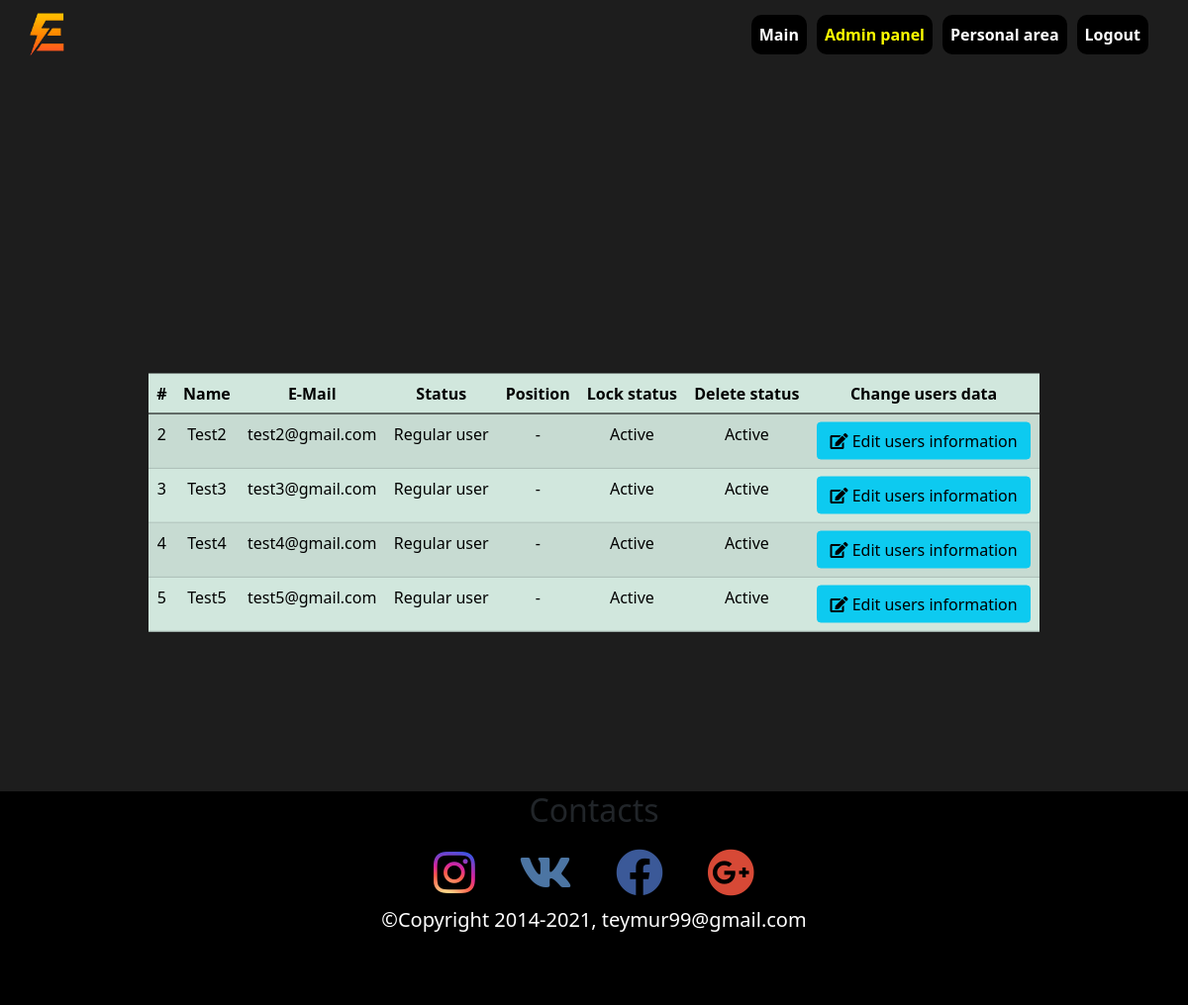
Screenshot of /admin_users_list.php (signed in) with the database file from the repository.
### tables this page shows
CREATE TABLE `workers` (
  `id` int NOT NULL,
  `name` varchar(255) NOT NULL,
  `surname` varchar(255) DEFAULT NULL,
  `age` int DEFAULT NULL,
  `email` varchar(255) NOT NULL,
  `password` varchar(255) NOT NULL,
  `admin` tinyint(1) NOT NULL DEFAULT '0',
  `position` int DEFAULT NULL,
  `salary` decimal(65,0) DEFAULT NULL,
  `blocked` tinyint(1) NOT NULL DEFAULT '0',
  `deleted` tinyint(1) NOT NULL DEFAULT '0'
);

### configs/users_list.php (called while the page is built, shortened)
<?php
require_once "dbconnect.php";
if(!empty($_SESSION['user'])){
  $sql = $connection->prepare("SELECT id, name, email, admin, position, blocked, deleted FROM workers WHERE email!=?");
  $sql->bind_param("s", $_SESSION['user']);
  $sql->execute();
  $users_listdb = $sql->get_result();
};
?>

### admin_users_list.php (the view, shortened to what this page needs)
<?php include "configs/users_list.php" ?>
<!DOCTYPE html>
<html lang="en">
<head>
  <?php require "includes/head.php" ?>
  <link rel="stylesheet" href="css/personal_area.css">
</head>
<body>
  <?php require "includes/header.php" ?>
  <section class="section">
    <div class="bd-example">
      <table class="table table-success table-striped w-75 text-center">
        <thead>
          <tr>
            <th>#</th>
            <th>Name</th>
            <th>E-Mail</th>
            <th>Status</th>
            <th>Position</th>
            <th>Lock status</th>
            <th>Delete status</th>
            <th>Change users data</th>
          </tr>
        </thead>
          <tbody>
              <?php while ($users_list = $users_listdb->fetch_assoc()) { ?>
              <tr>
                <td><?= $users_list['id']; ?></td>
                <td><?= $users_list['name']; ?></td>
                <td><?= $users_list['email']; ?></td>
                <td><?= ($users_list['admin'] === 2) ? 'CEO' : ($users_list['admin'] === 1 ? 'Admin!' : 'Regular user'); ?></td>
                <?php if($users_list['position'] !== NULL){
                while($users_list_p = $users_list_posdb->fetch_assoc()){?>
                  <td><?= $users_list_p['position_name']; ?></td>
                <?php };
                }else{?>
                <td>-</td>
                <?php }; ?>
                <td><?= $users_list['blocked'] === 0 ? 'Active' : 'Blocked'; ?></td>
                <td><?= $users_list['deleted'] === 0 ? 'Active' : 'Deleted';; ?></td>
                <td><a class="btn btn-info" href="admin_edit.php?id=<?= $users_list['id'] ?>"><i class="fas fa-edit"></i> Edit users information</a></td>
              </tr>
              <?php }; ?>
        </tbody>
      </table>
      </div>
  </section>
  <?php require "includes/footer.php" ?>
</body>
</html>

### includes/head.php (shortened to what this page needs)
<link rel="stylesheet" href="css/bootstrap.min.css">
<link rel="stylesheet" href="css/all.min.css">
<link rel="stylesheet" href="css/main.css">

### includes/header.php (shortened to what this page needs)
<header class="header fixed-top" id="header">
      <nav class="navbar navbar-expand-md navbar-light">
        <div class="container">
        <a href="/" class="navbar-brand">
          <img class="logo" src="img/e.png" alt="Logo">
        </a>
          <div class="collapse navbar-collapse justify-content-end" id="navbarNavAltMarkup">
            <div class="navbar-nav  text-center">
              <a class="nav-link <?= ($_SERVER['REQUEST_URI'] === '/' || $_SERVER['REQUEST_URI'] === '/index.php') ? 'active' : NULL ?>" href="/">Main</a>
              <?php if(!empty($_SESSION['is_admin']) && $_SESSION['is_admin'] === 1 || $_SESSION['is_admin'] === 2){ ?>
                <a class="nav-link <?= ($_SERVER['REQUEST_URI'] === '/admin_edit.php?id='.$_GET['id'] || $_SERVER['REQUEST_URI'] === '/admin_users_list.php') ? 'active' : NULL ?>" href="admin_users_list.php">Admin panel</a>
              <?php }; ?>
              <?php if(!empty($_SESSION['user'])){ ?>
                <a class="nav-link <?= ($_SERVER['REQUEST_URI'] === '/personal_area.php' || $_SERVER['REQUEST_URI'] === '/user_edit.php') ? 'active' : NULL ?>" href="personal_area.php">Personal area</a>
                <a id="logout_btn" class="nav-link" href="#">Logout</a>
              <?php }; ?>
            </div>
          </div>
        </div>
    </nav>
</header>

### includes/footer.php
<footer class="container-fluid" id="contacts">
    <div class="container">
        <div class="row padding text-center">
            <div class="col-12">
                <h2 class="mycontacts">Contacts</h2>
            </div>
            <div class="col-12 social padding">
                <a href="https://www.instagram.com/velihanov99/" target="_blank"><i class="fab fa-instagram"></i></a>
                <a href="https://vk.com/timur_velikhanov" target="_blank"><i class="fab fa-vk" target="_blank"></i></a>
                <a href="https://www.facebook.com/profile.php?id=100004211808796" target="_blank"><i class="fab fa-facebook"></i></a>
                <a href="mailto:teymur99@gmail.com" target="_blank"><i class="fab fa-google-plus"></i></a>
            </div>
        </div>
    </div>
    <h3 class="copyrights">©Copyright 2014-<?= date('Y') ?>, teymur99@gmail.com</h3>
</footer>

### css/main.css (style rules this page uses)
*,::after,::before, html, body { box-sizing: border-box; margin: 0; padding: 0; }
body { min-width: 280px; background-color: #1D1D1D; }
.row { margin: 0; padding: 0; }
.container { padding: 0; }
.navbar-light .navbar-nav .nav-link { color: #fff; font-weight: bold; background-color: #000; border-radius: 10px; }
.navbar-light .navbar-nav .nav-link:not(:last-child) { margin-right: 10px; }
.navbar-light .navbar-nav .nav-link.active { font-weight: 900; color: yellow; }
.navbar-light { background-color: transparent; }
.logo { width: 35px; height: auto; }
footer { background-color: #000; height: 150px; }
@media only screen and (max-width: 1000px),
only screen and (max-device-width: 1000px) { footer { height: 27vh; } }
.social a { font-size: 3em; padding: 20px; }
.fa-facebook { color: #3b5998; }
.fa-vk { color: #4c75a3; }
.fa-google-plus { color:#d74936; }
.fa-instagram { color: transparent; background: radial-gradient(circle at 30% 107%, #fdf497 0%, #fdf497 5%, #fd5949 45%, #d6249f 60%, #285AEB 90%); background: -webkit-radial-gradient(circle at 30% 107%, #fdf497 0%, #fdf497 5%, #fd5949 45%, #d6249f 60%, #285AEB 90%); background-clip: text; -webkit-background-clip: text; }
.copyrights { font-size: 20px; color: #fff; text-align: center; }

### css/personal_area.css (style rules this page uses)
.section { min-height: 100vh; }
.table { position: absolute; top: 50%; left: 50%; transform: translate(-50%, -50%); }

### rows the page displays
workers: id "2", name "Test2", email "test2@gmail.com", admin "Regular user", blocked "Active", deleted "Active"
workers: id "3", name "Test3", email "test3@gmail.com", admin "Regular user", blocked "Active", deleted "Active"
workers: id "4", name "Test4", email "test4@gmail.com", admin "Regular user", blocked "Active", deleted "Active"
workers: id "5", name "Test5", email "test5@gmail.com", admin "Regular user", blocked "Active", deleted "Active"
